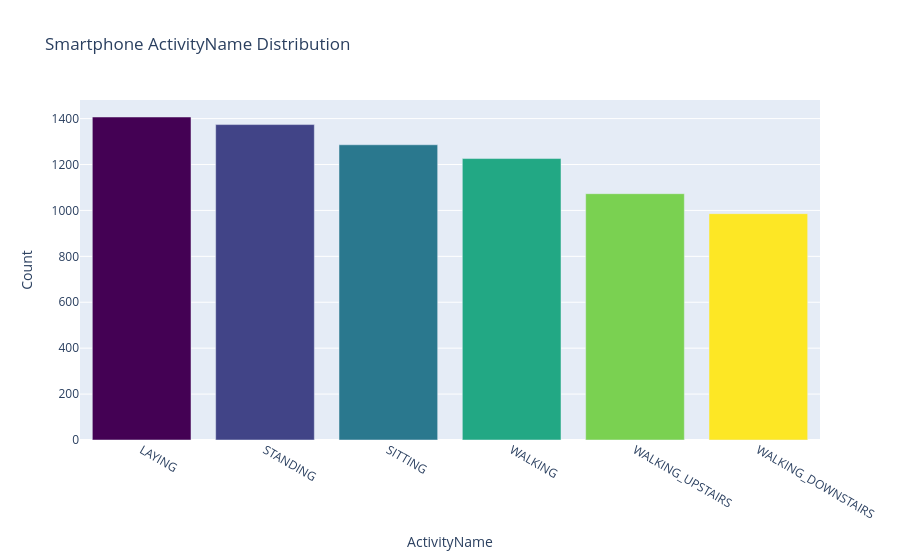

The cell this chart's notebook holds for it:
### Code cell
import plotly
import plotly.graph_objects as go
from plotly.offline import download_plotlyjs, init_notebook_mode, plot, iplot

label_counts = train['ActivityName'].value_counts()

n = label_counts.shape[0]
colormap = plt.get_cmap('viridis')
colors = [mlt.colors.to_hex(colormap(col)) for col in np.arange(0, 1.01, 1/(n-1))]

data = go.Bar(x = label_counts.index,
              y = label_counts,
              marker = dict(color = colors))

layout = go.Layout(title = 'Smartphone ActivityName Distribution',
                   xaxis = dict(title = 'ActivityName'),
                   yaxis = dict(title = 'Count'))

fig = go.Figure(data=[data], layout=layout)
fig.show()

### Figure 1 — Plotly figure (JSON) as saved in the notebook; plotly's stock layout.template omitted (floating-point values rounded to 4 significant figures)
{"data": [{"marker": {"color": ["#440154", "#414487", "#2a788e", "#22a884", "#7ad151", "#fde725"]}, "type": "bar", "x": ["LAYING", "STANDING", "SITTING", "WALKING", "WALKING_UPSTAIRS", "WALKING_DOWNSTAIRS"], "y": [1407, 1374, 1286, 1226, 1073, 986]}], "layout": {"title": {"text": "Smartphone ActivityName Distribution"}, "xaxis": {"title": {"text": "ActivityName"}}, "yaxis": {"title": {"text": "Count"}}}}
